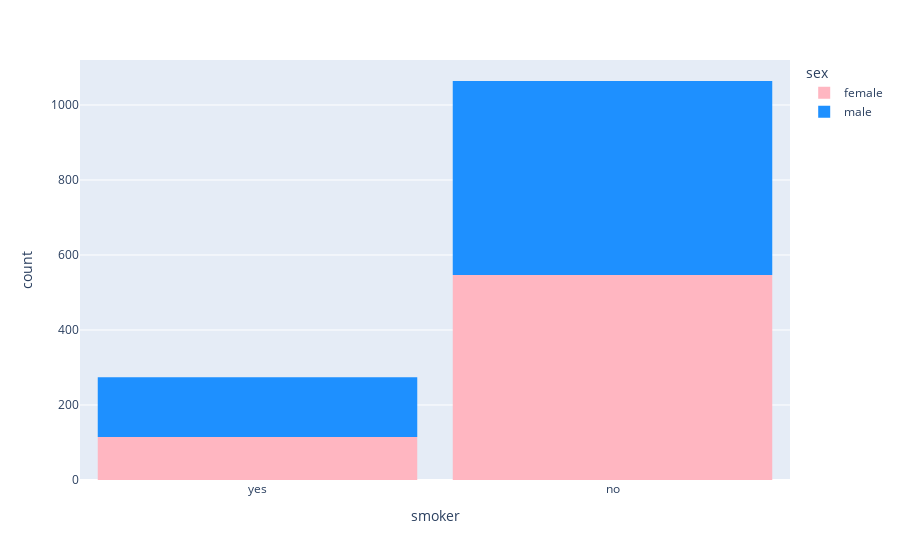

Notebook code for this chart:
### Code cell
fig = px.histogram(
    main_dataset,
    x = "smoker",
    color = "sex",
    color_discrete_sequence= ["lightpink", "dodgerblue"],
    
)
fig.update_layout(bargap = 0.1)
fig.show()

### Figure 1 — Plotly figure (JSON) as saved in the notebook; plotly's stock layout.template omitted (floating-point values rounded to 4 significant figures; data arrays with more than 128 entries replaced by an {"elided": "..."} marker saying what was removed)
{"data": [{"bingroup": "x", "hovertemplate": "sex=female<br>smoker=%{x}<br>count=%{y}<extra></extra>", "legendgroup": "female", "marker": {"color": "lightpink", "pattern": {"shape": ""}}, "name": "female", "orientation": "v", "showlegend": true, "type": "histogram", "x": {"elided": "662 str values"}, "xaxis": "x", "yaxis": "y"}, {"bingroup": "x", "hovertemplate": "sex=male<br>smoker=%{x}<br>count=%{y}<extra></extra>", "legendgroup": "male", "marker": {"color": "dodgerblue", "pattern": {"shape": ""}}, "name": "male", "orientation": "v", "showlegend": true, "type": "histogram", "x": {"elided": "676 str values"}, "xaxis": "x", "yaxis": "y"}], "layout": {"bargap": 0.1, "barmode": "relative", "legend": {"title": {"text": "sex"}, "tracegroupgap": 0}, "margin": {"t": 60}, "xaxis": {"anchor": "y", "domain": [0, 1], "title": {"text": "smoker"}}, "yaxis": {"anchor": "x", "domain": [0, 1], "title": {"text": "count"}}}}
